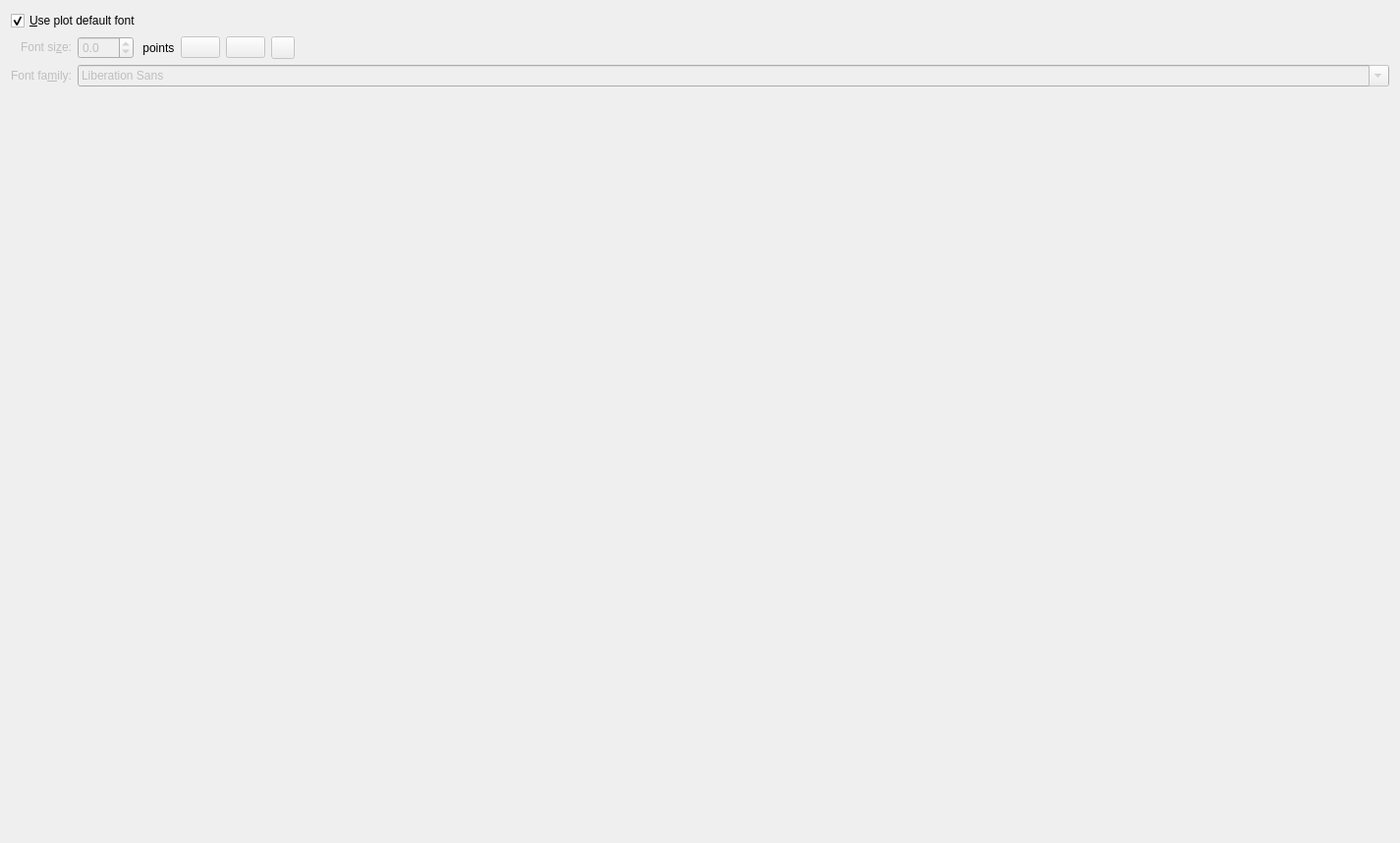
<?xml version="1.0" encoding="UTF-8"?>
<ui version="4.0">
 <class>OverrideLabelTab</class>
 <widget class="QWidget" name="OverrideLabelTab">
  <property name="geometry">
   <rect>
    <x>0</x>
    <y>0</y>
    <width>1425</width>
    <height>858</height>
   </rect>
  </property>
  <layout class="QVBoxLayout" name="verticalLayout">
   <item>
    <layout class="QGridLayout" name="gridLayout">
     <item row="1" column="2">
      <widget class="QLabel" name="label">
       <property name="sizePolicy">
        <sizepolicy hsizetype="Fixed" vsizetype="Preferred">
         <horstretch>0</horstretch>
         <verstretch>0</verstretch>
        </sizepolicy>
       </property>
       <property name="text">
        <string> points</string>
       </property>
      </widget>
     </item>
     <item row="1" column="4">
      <widget class="QPushButton" name="_italic">
       <property name="enabled">
        <bool>false</bool>
       </property>
       <property name="sizePolicy">
        <sizepolicy hsizetype="Fixed" vsizetype="Fixed">
         <horstretch>0</horstretch>
         <verstretch>0</verstretch>
        </sizepolicy>
       </property>
       <property name="checkable">
        <bool>true</bool>
       </property>
      </widget>
     </item>
     <item row="1" column="5">
      <widget class="Kst::ColorButton" name="_labelColor">
       <property name="enabled">
        <bool>false</bool>
       </property>
      </widget>
     </item>
     <item row="1" column="0">
      <widget class="QLabel" name="_Label_11">
       <property name="enabled">
        <bool>false</bool>
       </property>
       <property name="sizePolicy">
        <sizepolicy hsizetype="Preferred" vsizetype="Fixed">
         <horstretch>0</horstretch>
         <verstretch>0</verstretch>
        </sizepolicy>
       </property>
       <property name="text">
        <string>Font si&amp;ze:</string>
       </property>
       <property name="alignment">
        <set>Qt::AlignRight|Qt::AlignTrailing|Qt::AlignVCenter</set>
       </property>
       <property name="buddy">
        <cstring>_fontSize</cstring>
       </property>
      </widget>
     </item>
     <item row="2" column="0">
      <widget class="QLabel" name="_Label_12">
       <property name="enabled">
        <bool>false</bool>
       </property>
       <property name="sizePolicy">
        <sizepolicy hsizetype="Fixed" vsizetype="Fixed">
         <horstretch>0</horstretch>
         <verstretch>0</verstretch>
        </sizepolicy>
       </property>
       <property name="text">
        <string>Font fa&amp;mily:</string>
       </property>
       <property name="alignment">
        <set>Qt::AlignRight|Qt::AlignTrailing|Qt::AlignVCenter</set>
       </property>
       <property name="buddy">
        <cstring>_family</cstring>
       </property>
      </widget>
     </item>
     <item row="1" column="1">
      <widget class="QDoubleSpinBox" name="_fontSize">
       <property name="enabled">
        <bool>false</bool>
       </property>
       <property name="decimals">
        <number>1</number>
       </property>
       <property name="minimum">
        <double>-25.000000000000000</double>
       </property>
       <property name="singleStep">
        <double>1.000000000000000</double>
       </property>
      </widget>
     </item>
     <item row="1" column="3">
      <widget class="QPushButton" name="_bold">
       <property name="enabled">
        <bool>false</bool>
       </property>
       <property name="sizePolicy">
        <sizepolicy hsizetype="Fixed" vsizetype="Fixed">
         <horstretch>0</horstretch>
         <verstretch>0</verstretch>
        </sizepolicy>
       </property>
       <property name="checkable">
        <bool>true</bool>
       </property>
      </widget>
     </item>
     <item row="1" column="6">
      <spacer name="horizontalSpacer">
       <property name="orientation">
        <enum>Qt::Horizontal</enum>
       </property>
       <property name="sizeHint" stdset="0">
        <size>
         <width>40</width>
         <height>20</height>
        </size>
       </property>
      </spacer>
     </item>
     <item row="2" column="1" colspan="6">
      <widget class="QFontComboBox" name="_family">
       <property name="enabled">
        <bool>false</bool>
       </property>
      </widget>
     </item>
     <item row="0" column="0" colspan="7">
      <widget class="QCheckBox" name="_useDefault">
       <property name="text">
        <string>&amp;Use plot default font</string>
       </property>
       <property name="checked">
        <bool>true</bool>
       </property>
      </widget>
     </item>
    </layout>
   </item>
   <item>
    <spacer name="verticalSpacer">
     <property name="orientation">
      <enum>Qt::Vertical</enum>
     </property>
     <property name="sizeHint" stdset="0">
      <size>
       <width>20</width>
       <height>659</height>
      </size>
     </property>
    </spacer>
   </item>
  </layout>
 </widget>
 <customwidgets>
  <customwidget>
   <class>Kst::ColorButton</class>
   <extends>QToolButton</extends>
   <header>colorbutton.h</header>
  </customwidget>
 </customwidgets>
 <tabstops>
  <tabstop>_useDefault</tabstop>
  <tabstop>_fontSize</tabstop>
  <tabstop>_bold</tabstop>
  <tabstop>_italic</tabstop>
  <tabstop>_labelColor</tabstop>
  <tabstop>_family</tabstop>
 </tabstops>
 <resources/>
 <connections>
  <connection>
   <sender>_useDefault</sender>
   <signal>toggled(bool)</signal>
   <receiver>_Label_11</receiver>
   <slot>setDisabled(bool)</slot>
   <hints>
    <hint type="sourcelabel">
     <x>52</x>
     <y>13</y>
    </hint>
    <hint type="destinationlabel">
     <x>54</x>
     <y>45</y>
    </hint>
   </hints>
  </connection>
  <connection>
   <sender>_useDefault</sender>
   <signal>toggled(bool)</signal>
   <receiver>_Label_12</receiver>
   <slot>setDisabled(bool)</slot>
   <hints>
    <hint type="sourcelabel">
     <x>33</x>
     <y>23</y>
    </hint>
    <hint type="destinationlabel">
     <x>37</x>
     <y>82</y>
    </hint>
   </hints>
  </connection>
  <connection>
   <sender>_useDefault</sender>
   <signal>toggled(bool)</signal>
   <receiver>_labelColor</receiver>
   <slot>setDisabled(bool)</slot>
   <hints>
    <hint type="sourcelabel">
     <x>71</x>
     <y>25</y>
    </hint>
    <hint type="destinationlabel">
     <x>138</x>
     <y>125</y>
    </hint>
   </hints>
  </connection>
  <connection>
   <sender>_useDefault</sender>
   <signal>toggled(bool)</signal>
   <receiver>_family</receiver>
   <slot>setDisabled(bool)</slot>
   <hints>
    <hint type="sourcelabel">
     <x>90</x>
     <y>20</y>
    </hint>
    <hint type="destinationlabel">
     <x>142</x>
     <y>91</y>
    </hint>
   </hints>
  </connection>
  <connection>
   <sender>_useDefault</sender>
   <signal>toggled(bool)</signal>
   <receiver>_fontSize</receiver>
   <slot>setDisabled(bool)</slot>
   <hints>
    <hint type="sourcelabel">
     <x>105</x>
     <y>21</y>
    </hint>
    <hint type="destinationlabel">
     <x>138</x>
     <y>55</y>
    </hint>
   </hints>
  </connection>
  <connection>
   <sender>_useDefault</sender>
   <signal>toggled(bool)</signal>
   <receiver>_italic</receiver>
   <slot>setDisabled(bool)</slot>
   <hints>
    <hint type="sourcelabel">
     <x>136</x>
     <y>25</y>
    </hint>
    <hint type="destinationlabel">
     <x>523</x>
     <y>40</y>
    </hint>
   </hints>
  </connection>
  <connection>
   <sender>_useDefault</sender>
   <signal>toggled(bool)</signal>
   <receiver>_bold</receiver>
   <slot>setDisabled(bool)</slot>
   <hints>
    <hint type="sourcelabel">
     <x>122</x>
     <y>24</y>
    </hint>
    <hint type="destinationlabel">
     <x>427</x>
     <y>46</y>
    </hint>
   </hints>
  </connection>
 </connections>
</ui>
